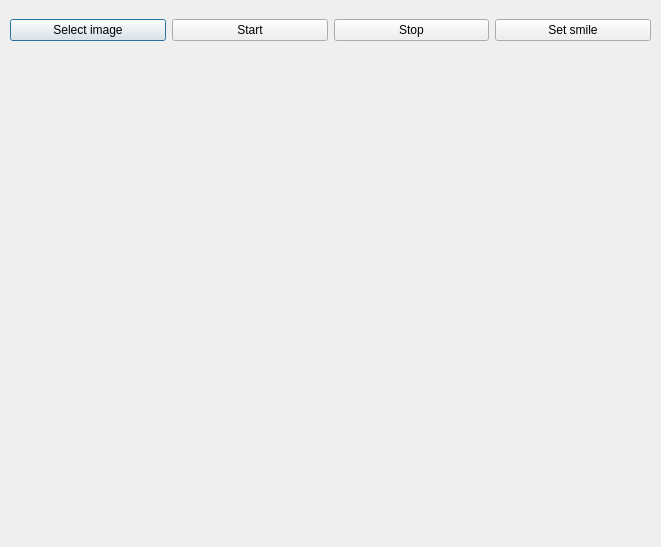
<?xml version="1.0" encoding="UTF-8"?>
<ui version="4.0">
 <class>Dialog</class>
 <widget class="QDialog" name="Dialog">
  <property name="geometry">
   <rect>
    <x>0</x>
    <y>0</y>
    <width>661</width>
    <height>547</height>
   </rect>
  </property>
  <property name="windowTitle">
   <string>Dialog</string>
  </property>
  <widget class="QWidget" name="horizontalLayoutWidget">
   <property name="geometry">
    <rect>
     <x>10</x>
     <y>10</y>
     <width>641</width>
     <height>41</height>
    </rect>
   </property>
   <layout class="QHBoxLayout" name="horizontalLayout_2">
    <item>
     <widget class="QPushButton" name="select_image">
      <property name="text">
       <string>Select image</string>
      </property>
     </widget>
    </item>
    <item>
     <widget class="QPushButton" name="start">
      <property name="text">
       <string>Start</string>
      </property>
     </widget>
    </item>
    <item>
     <widget class="QPushButton" name="stop">
      <property name="text">
       <string>Stop</string>
      </property>
     </widget>
    </item>
    <item>
     <widget class="QPushButton" name="detect">
      <property name="text">
       <string>Set smile</string>
      </property>
      <property name="checkable">
       <bool>true</bool>
      </property>
     </widget>
    </item>
   </layout>
  </widget>
  <widget class="QLabel" name="display">
   <property name="geometry">
    <rect>
     <x>10</x>
     <y>60</y>
     <width>640</width>
     <height>480</height>
    </rect>
   </property>
   <property name="frameShape">
    <enum>QFrame::NoFrame</enum>
   </property>
   <property name="text">
    <string/>
   </property>
  </widget>
 </widget>
 <resources/>
 <connections/>
</ui>
